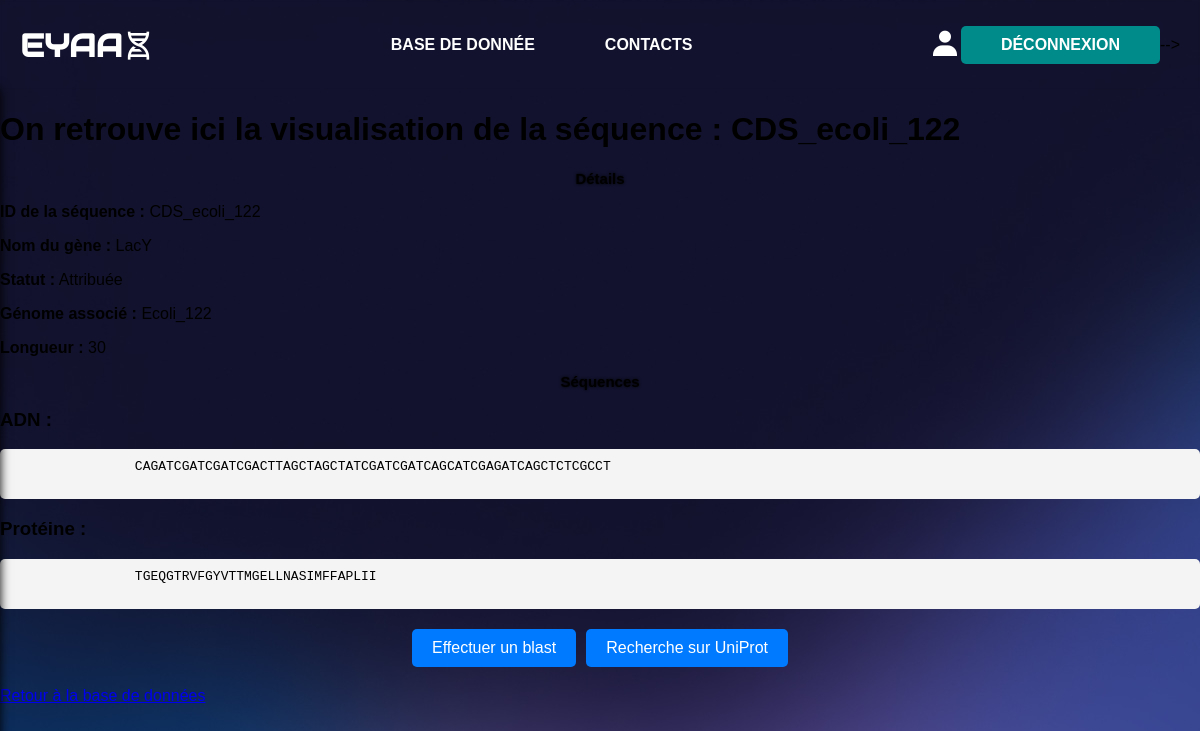
/visualisation/sequence/CDS_ecoli_122/ (signed in), run on the app's committed database.
### core/models.py (models this page shows, shortened)
class Sequence(models.Model):
    sequence_id = models.CharField(max_length=20, primary_key=True)
    dna_sequence = models.TextField()
    aa_sequence = models.TextField()
    num_chromosome = models.IntegerField()
    sequence_start = models.IntegerField()
    sequence_stop = models.IntegerField()
    sequence_length = models.IntegerField()
    gene_name = models.CharField(max_length=20, blank=True, null=True)
    peptide_product = models.CharField(max_length=20, blank=True, null=True)
    STATUS_CHOICES = [("Nothing", "Non-annotée"),
                      ("Assigned", "Attribuée"),
                      ("Awaiting validation", "En attente de validation"),
                      ("Validated", "Validée")]
    sequence_status = models.CharField(max_length=50, choices=STATUS_CHOICES)
    genome = models.ForeignKey(Genome, on_delete=models.CASCADE,
                               related_name="sequences")

class Genome(models.Model):
    genome_id = models.CharField(max_length=20, primary_key=True)
    genome_sequence = models.TextField(validators=[RegexValidator(
        regex=r"^[ACGTU]*$",
        message="La séquence doit être uniquement "
        "composée des caractères ACGT ou U.")])
    TYPE_CHOICES = [("DNA", "ADN"), ("RNA", "ARN")]
    genome_type = models.CharField(max_length=3, choices=TYPE_CHOICES)
    organism = models.CharField(max_length=20)
    is_annotated = models.BooleanField(default=False)

### core/views.py (the view)
# urls.py: path("visualisation/<str:obj_type>/<str:obj_id>/", views.visualisation, name="visualisation"),
@login_required
def visualisation(request, obj_type, obj_id):
    if obj_type == "genome":
        obj = get_object_or_404(Genome, genome_id=obj_id)
        associated_sequences = obj.sequences.all()
        highlighted_sequence = highlight_sequences(
            obj.genome_sequence, associated_sequences
        )
    elif obj_type == "sequence":
        obj = get_object_or_404(Sequence, sequence_id=obj_id)
        highlighted_sequence = None
    elif obj_type == "annotation":
        obj = get_object_or_404(Annotation, annotation_id=obj_id)
        highlighted_sequence = None
    else:
        return render(request, "core/404.html", {"message": "Type d'objet non reconnu."})
    return render(
        request,
        "core/visualisation.html",
        {
            "obj": obj,
            "obj_type": obj_type,
            "highlighted_sequence": highlighted_sequence,
        },
    )

### core/templates/core/visualisation.html (shortened to what this page needs)
{% extends "core/base.html" %}
{% load static %}
{% block content %}
<div class="visualisation-container">
    {% if obj_type == "genome" %}
        <h1 class="visualisation">On retrouve ici la visualisation du génome : {{ obj.genome_id }}</h1>
        <section>
            <h2>Détails</h2>
            <p><strong>ID du génome :</strong> {{ obj.genome_id }}</p>
            <p><strong>Organisme :</strong> {{ obj.organism }}</p>
            <p><strong>Type :</strong> {{ obj.get_genome_type_display }}</p>
            <p><strong>Séquence annotée :</strong>
                {% if obj.is_annotated %}
                    Oui
                {% else %}
                    Non
                {% endif %}
            </p>
        </section>
        <section>
            <h2>Séquence</h2>
            <pre class="sequence-container">
                {% if highlighted_sequence %}
                    {{ highlighted_sequence|safe }}
                {% else %}
                    {{ obj.genome_sequence }}
                {% endif %}
            </pre>
        </section>
    {% elif obj_type == "sequence" %}
        <h1 class="visualisation">On retrouve ici la visualisation de la séquence : {{ obj.sequence_id }}</h1>
        <section>
            <h2>Détails</h2>
            <p><strong>ID de la séquence :</strong> {{ obj.sequence_id }}</p>
            <p><strong>Nom du gène :</strong> {{ obj.gene_name }}</p>
            <p><strong>Statut :</strong> {{ obj.get_sequence_status_display }}</p>
            <p><strong>Génome associé :</strong> {{ obj.genome.genome_id }}</p>
            <p><strong>Longueur :</strong> {{ obj.sequence_length }}</p>
        </section>
        <section>
            <h2>Séquences</h2>
            <h3>ADN :</h3>
            <pre style="word-wrap: break-word; white-space: pre-wrap; background: #f4f4f4; padding: 10px; border-radius: 5px;">
                {{ obj.dna_sequence }}
            </pre>
            <h3>Protéine :</h3>
            <pre style="word-wrap: break-word; white-space: pre-wrap; background: #f4f4f4; padding: 10px; border-radius: 5px;">
                {{ obj.aa_sequence }}
            </pre>
        </section>
    {% else %}
        <p>Type d'objet non reconnu.</p>
    {% endif %}
     <div class="button-container">
        <a href="https://blast.ncbi.nlm.nih.gov/Blast.cgi" class="blast-button" target="_blank">Effectuer un blast</a>
        <a href="https://www.uniprot.org/" class="uniprot-button" target="_blank">Recherche sur UniProt</a>
    </div>
    <footer>
        <a href="{% url 'genome_database' %}">Retour à la base de données</a>
    </footer>
{% endblock %}

### core/static/core/style.css (style rules this page uses)
body, html { margin: 0; padding: 0; font-family: Avantgarde, sans-serif; height: 100vh; background: rgb(97,81,153); background-image: url("../images/hero-bg.jpg "); }
h2 { text-shadow: black 0 0 3px; text-align: center; font-size: 15px; }

### core/templates/core/visualisation.html (style rules this page uses)
.button-container { display: flex; justify-content: center; gap: 10px; margin: 20px 0; }
.blast-button, .uniprot-button, .copy-button { background-color: #007BFF; color: white; padding: 10px 20px; text-align: center; border: none; border-radius: 5px; cursor: pointer; font-size: 16px; text-decoration: none; display: inline-block; transition: background-color 0.3s; }

### data on the page
Sequence: sequence_id "CDS_ecoli_122", gene_name "LacY", sequence_status "Attribuée", genome.genome_id "Ecoli_122", sequence_length "30", dna_sequence "CAGATCGATCGATCGACTTAGCTAGCTATCGATCGATCAGCATCGAGATCAGCTCTCGCCT", aa_sequence "TGEQGTRVFGYVTTMGELLNASIMFFAPLII"
